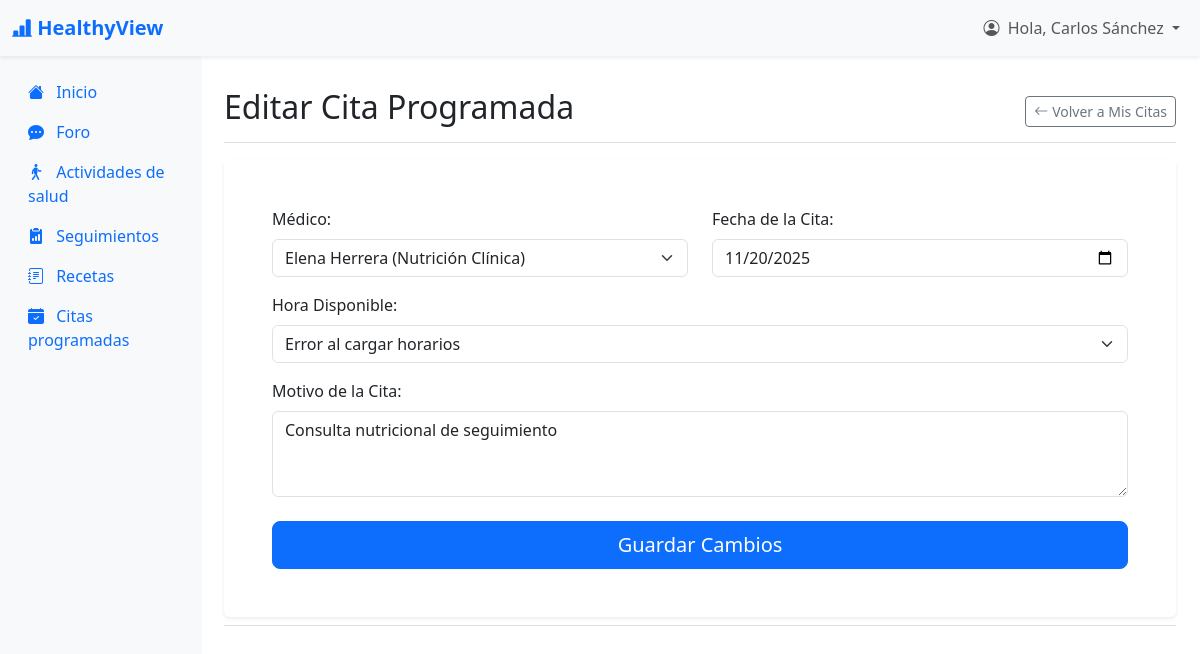
The app's page /HealthyView/index.php?action=showEditarCita&idCita=1 (signed in) with its own data.
### tables this page shows
CREATE TABLE cita (
    idCita INT AUTO_INCREMENT PRIMARY KEY,
    idPaciente INT NOT NULL,
    idMedico INT NOT NULL,
    fechaHora DATETIME NOT NULL,
    duracionMin INT DEFAULT 30,
    motivo VARCHAR(255),
    estado ENUM('Programada','Completada','Cancelada','NoAsistida') DEFAULT 'Programada',
    creadoEn DATETIME DEFAULT CURRENT_TIMESTAMP,
    FOREIGN KEY (idPaciente) REFERENCES paciente(idPaciente) ON DELETE RESTRICT ON UPDATE CASCADE,
    FOREIGN KEY (idMedico) REFERENCES medico(idMedico) ON DELETE RESTRICT ON UPDATE CASCADE
);

CREATE TABLE medico (
    idMedico INT AUTO_INCREMENT PRIMARY KEY,
    nombre VARCHAR(150) NOT NULL,
    apellidoPaterno VARCHAR(100) NOT NULL,
    apellidoMaterno VARCHAR(100),
    correo VARCHAR(150) NOT NULL UNIQUE,
    passwordHash VARCHAR(255) NOT NULL,
    especialidad VARCHAR(100),
    telefono VARCHAR(20),
    cedulaProfesional VARCHAR(50),
    disponibilidad VARCHAR(100),
    fechaRegistro DATETIME DEFAULT CURRENT_TIMESTAMP,
    estado TINYINT(1) DEFAULT 1
);

### HealthyView/app/controllers/PacienteController.php (called while the page is built, shortened)
<?php
include_once "app/models/PacienteModel.php";
class PacienteController {
    private $model;
    public function __construct($connection) {
        $this->model = new PacienteModel($connection);
    }
    public function showEditarCita() {
        $idCita = (int)$_GET['idCita'];
        $idPaciente = $_SESSION['usuario_id'];
        $datosCita = $this->model->getCitaEspecifica($idCita, $idPaciente);
        $listaMedicos = $this->model->getMedicosActivos();
        include_once 'app/views/paciente/layout_paciente.php';
    }
}
?>

### HealthyView/app/models/PacienteModel.php (called while the page is built, shortened)
<?php
class PacienteModel {
    private $connection;
    public function __construct($connection) {
        $this->connection = $connection;
    }
    public function getCitaEspecifica($idCita, $idPaciente) {
        $sql = "SELECT idCita, idMedico, fechaHora, duracionMin, motivo
                FROM cita
                WHERE idCita = ? AND idPaciente = ?
                LIMIT 1";
        try {
            $statement = $this->connection->prepare($sql);
            $statement->bind_param("ii", $idCita, $idPaciente);
            $statement->execute();
            $result = $statement->get_result();
            return $result->fetch_assoc();
        } catch (mysqli_sql_exception $e) {
            return null;
        }
    }
    public function getMedicosActivos() {
        $sql = "SELECT idMedico, nombre, apellidoPaterno, especialidad
                FROM medico
                WHERE estado = 1";
        $result = $this->connection->query($sql);
        return $result->fetch_all(MYSQLI_ASSOC);
    }
}
?>

### HealthyView/app/views/paciente/view_editar_cita.php (the view, shortened to what this page needs)
<?php
$fechaCitaOriginal = date('Y-m-d', strtotime($datosCita['fechaHora']));
?>
<div class="d-flex justify-content-between flex-wrap flex-md-nowrap align-items-center pt-3 pb-2 mb-3 border-bottom">
    <h1 class="h2">Editar Cita Programada</h1>
    <div class="btn-toolbar mb-2 mb-md-0">
        <a href="index.php?action=verCitas" class="btn btn-sm btn-outline-secondary d-flex align-items-center">
            <i class="bi bi-arrow-left me-1"></i>
            Volver a Mis Citas
        </a>
    </div>
</div>
<div class="card border-0 shadow-sm">
    <div class="card-body p-4 p-md-5">
        <form action="index.php?action=updateCita" method="POST" onsubmit="return confirm('¿Estás seguro de que deseas guardar los cambios en esta cita?');">
            <div class="row">
                <div class="col-md-6 mb-3">
                    <label for="idMedico" class="form-label">Médico:</label>
                    <select class="form-select" id="idMedico" name="idMedico" required>
                        <?php foreach ($listaMedicos as $medico): ?>
                            <option value="<?php echo $medico['idMedico']; ?>" <?php echo ($medico['idMedico'] == $datosCita['idMedico']) ? 'selected' : ''; ?>>
                                <?php echo htmlspecialchars($medico['nombre'] . ' ' . $medico['apellidoPaterno'] . ' (' . $medico['especialidad'] . ')'); ?>
                            </option>
                        <?php endforeach; ?>
                    </select>
                </div>
                <div class="col-md-6 mb-3">
                    <label for="fecha" class="form-label">Fecha de la Cita:</label>
                    <?php
                        $hoy = date('Y-m-d');
                    ?>
                    <input type="date" class="form-control" id="fecha" name="fecha" min="<?php echo $hoy; ?>" value="<?php echo $fechaCitaOriginal; ?>" required>
                </div>
            </div>
            <div class="mb-3">
                <label for="hora" class="form-label">Hora Disponible:</label>
                <select class="form-select" id="hora" name="hora" required>
                    <option value="" selected>-- Cargando horarios... --</option>
                </select>
            </div>
            <div class="mb-3">
                <label for="motivo" class="form-label">Motivo de la Cita:</label>
                <textarea class="form-control" id="motivo" name="motivo" rows="3" placeholder="Ej: Consulta de seguimiento, Revisión de dieta..." required><?php echo htmlspecialchars($datosCita['motivo']); ?></textarea>
            </div>
            <div class="d-grid mt-4">
                <button type="submit" class="btn btn-primary btn-lg" name="actualizarCita">Guardar Cambios</button>
            </div>
        </form>
    </div>
</div>

### records on screen
cita: idMedico "Elena Herrera (Nutrición Clínica)", fecha "11/20/2025", motivo "Consulta nutricional de seguimiento"

### other values on screen
$_SESSION['usuario_nombre'] "Carlos Sánchez"
